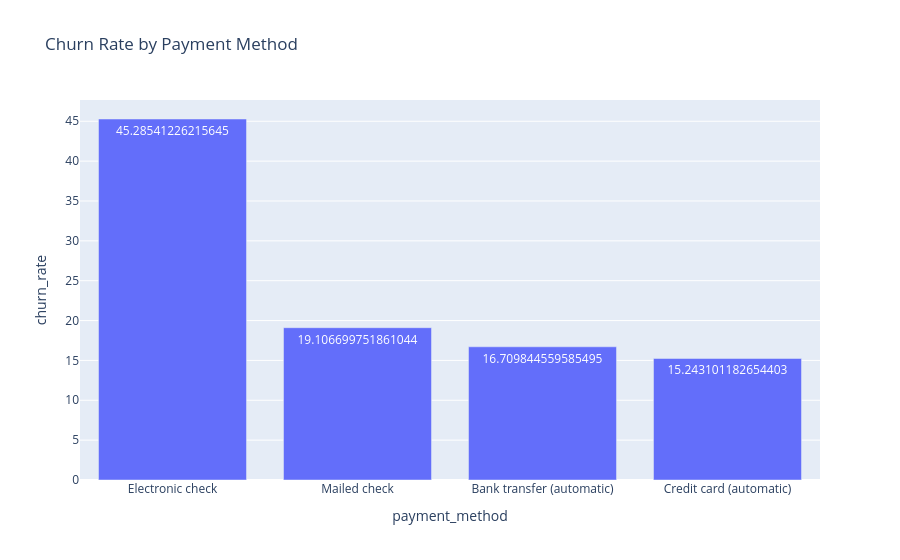

The code cell stored with this chart in its notebook:
### Code cell
fig = px.bar(
    payment_plot,
    x="payment_method",
    y="churn_rate",
    text="churn_rate",
    title="Churn Rate by Payment Method"
)
fig.show()

### Figure 1 — Plotly figure (JSON) as saved in the notebook; plotly's stock layout.template omitted (floating-point values rounded to 4 significant figures)
{"data": [{"hovertemplate": "payment_method=%{x}<br>churn_rate=%{text}<extra></extra>", "legendgroup": "", "marker": {"color": "#636efa", "pattern": {"shape": ""}}, "name": "", "orientation": "v", "showlegend": false, "text": [45.29, 19.11, 16.71, 15.24], "textposition": "auto", "type": "bar", "x": ["Electronic check", "Mailed check", "Bank transfer (automatic)", "Credit card (automatic)"], "xaxis": "x", "y": [45.29, 19.11, 16.71, 15.24], "yaxis": "y"}], "layout": {"barmode": "relative", "legend": {"tracegroupgap": 0}, "title": {"text": "Churn Rate by Payment Method"}, "xaxis": {"anchor": "y", "domain": [0, 1], "title": {"text": "payment_method"}}, "yaxis": {"anchor": "x", "domain": [0, 1], "title": {"text": "churn_rate"}}}}
